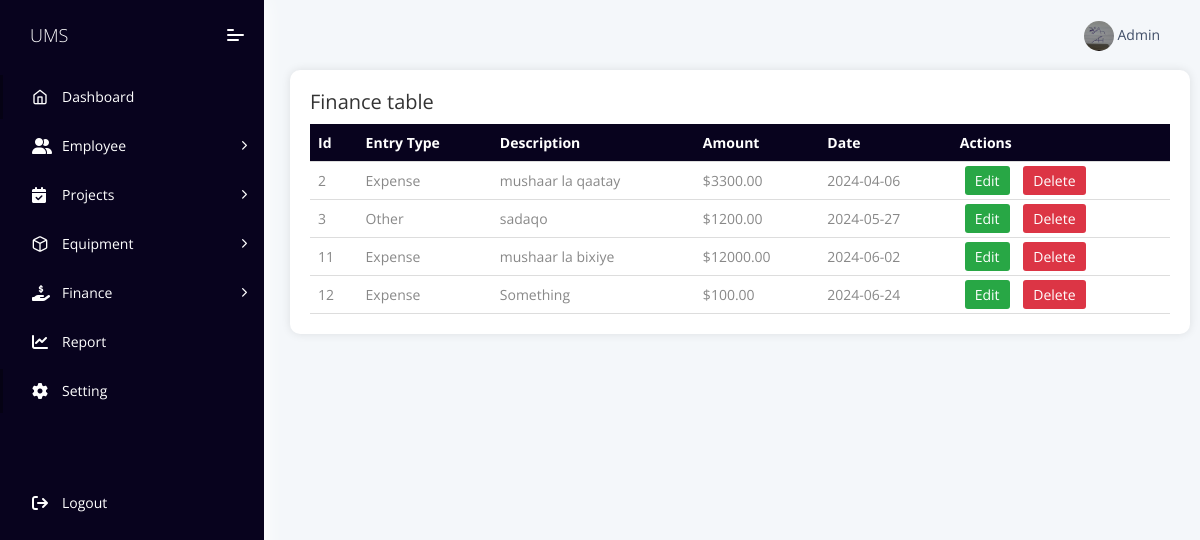
Page /Application/view/financeTable.php (signed in) on the committed database.
### tables this page shows
CREATE TABLE `finance` (
  `id` int(11) NOT NULL,
  `entry_type` varchar(50) NOT NULL,
  `description` text NOT NULL,
  `amount` decimal(10,2) NOT NULL,
  `date` date NOT NULL
);

### Application/view/financeTable.php (the view, shortened to what this page needs)
<?php include 'header.php'; ?>
<?php include 'sidebar.php'; ?>
<!DOCTYPE html>
<html lang="en">
<head>
</head>
<body>
    <div class="container">
    <h2>Finance table</h2>
        <table>
            <thead class="font">
                <tr>
                    <th>Id</th>
                    <th>Entry Type</th>
                    <th>Description</th>
                    <th>Amount</th>
                    <th>Date</th>
                    <th>Actions</th>
                </tr>
            </thead>
            <tbody>
                <?php
                $conn = new mysqli("localhost", "root", "", "ums");
                $sql = "SELECT * FROM finance";
                $result = $conn->query($sql);
                if ($result->num_rows > 0) {
                    while($row = $result->fetch_assoc()) {
                        echo "<tr>
                                <td>{$row['id']}</td>
                                <td>{$row['entry_type']}</td>
                                <td>{$row['description']}</td>
                                <td>\${$row['amount']}</td>
                                <td>{$row['date']}</td>
                                <td class='action-buttons'>
                                  <a href='#' class='edit-btn' onclick='openEditModal(". json_encode($row) .")'>Edit</a>
                                  <a href='delete_finance.php?id={$row['id']}' class='delete-btn' onclick='return confirm(\"Are you sure?\")'>Delete</a>
                                </td>
                              </tr>";
                    }
                } else {
                    echo "<tr><td colspan='6'>No records found</td></tr>";
                }
                ?>
            </tbody>
        </table>
    </div>
</body>
</html>

### Application/css/sidebar.css (style rules this page uses)
h2 { font-size: 20px; margin-bottom: 10px; color: #333; }
@media (min-width: 1200px) and (max-width: 1599px) { .container { max-width: 1140px; } }
.container { width: 100%; margin: 0 auto; padding: 0 15px; }

### Application/view/header.php (style rules this page uses)
.dropdown-menu, .user-name, { color: white; }

### Application/view/financeTable.php (style rules this page uses)
.container { width: 75%; margin-left: 260px; background-color: #fff; padding: 20px; border-radius: 10px; box-shadow: 0 0 10px rgba(0, 0, 0, 0.1); position: relative; left: 40%; transform: translateX(-50%); }
table { width: 100%; border-collapse: collapse; border-radius: 7px; }
th, td { padding: 8px; text-align: left; border-bottom: 1px solid #ddd; }
thead { background-color: #08031E; color: #fff; }
.action-buttons a { text-decoration: none; padding: 5px 10px; margin: 0 5px; border-radius: 3px; color: #fff; }
.action-buttons a.edit-btn { background-color: #28a745; }
.action-buttons a.delete-btn { background-color: #dc3545; }

### rows in the picture
finance: id "2", entry_type "Expense", description "mushaar la qaatay", amount "3300.00", date "2024-04-06"
finance: id "3", entry_type "Other", description "sadaqo", amount "1200.00", date "2024-05-27"
finance: id "11", entry_type "Expense", description "mushaar la bixiye", amount "12000.00", date "2024-06-02"
finance: id "12", entry_type "Expense", description "Something", amount "100.00", date "2024-06-24"

### other values in the picture
$_SESSION['username'] "Admin"
